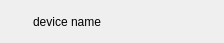
<?xml version="1.0" encoding="UTF-8"?>
<ui version="4.0">
 <class>DeviceTabHeaderUi</class>
 <widget class="QWidget" name="DeviceTabHeaderUi">
  <property name="geometry">
   <rect>
    <x>0</x>
    <y>0</y>
    <width>224</width>
    <height>43</height>
   </rect>
  </property>
  <property name="windowTitle">
   <string>Form</string>
  </property>
  <layout class="QGridLayout" name="gridLayout">
   <property name="topMargin">
    <number>0</number>
   </property>
   <property name="bottomMargin">
    <number>0</number>
   </property>
   <item row="0" column="0">
    <widget class="QLabel" name="device_icon">
     <property name="minimumSize">
      <size>
       <width>16</width>
       <height>16</height>
      </size>
     </property>
     <property name="maximumSize">
      <size>
       <width>16</width>
       <height>16</height>
      </size>
     </property>
     <property name="text">
      <string/>
     </property>
    </widget>
   </item>
   <item row="0" column="1">
    <widget class="QLabel" name="device_name">
     <property name="sizePolicy">
      <sizepolicy hsizetype="Preferred" vsizetype="Expanding">
       <horstretch>0</horstretch>
       <verstretch>0</verstretch>
      </sizepolicy>
     </property>
     <property name="text">
      <string>device name</string>
     </property>
     <property name="wordWrap">
      <bool>true</bool>
     </property>
    </widget>
   </item>
  </layout>
 </widget>
 <resources/>
 <connections/>
</ui>
